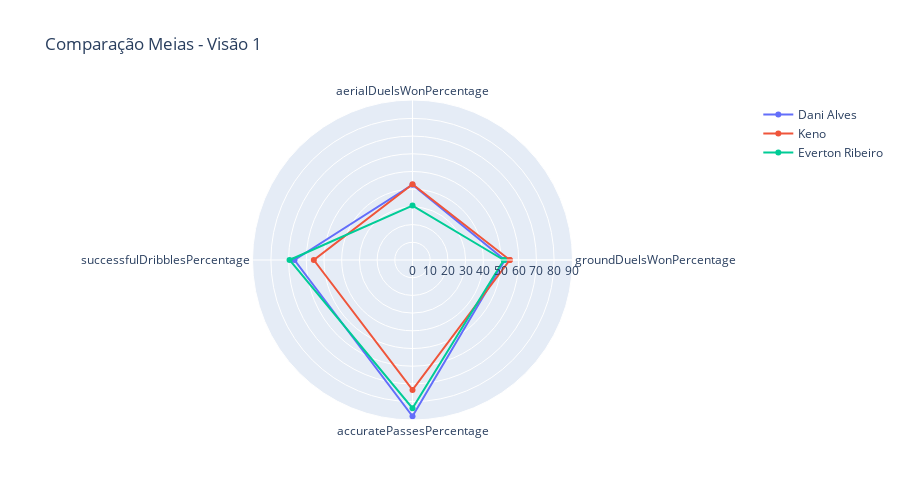

Notebook code for this chart:
### Code cell
categories = labelsmf1[1:]
categories = [*categories, categories[0]]

players = df_meias2_vw1.values.tolist()

player_1 = players[0][1:]
player_1 = [*player_1, player_1[0]]
player_2 = players[1][1:]
player_2 = [*player_2, player_2[0]]
player_3 = players[2][1:]
player_3 = [*player_3, player_3[0]]

fig = go.Figure(
    data = [ go.Scatterpolar(r=player_1, theta = categories, name = players[0][0]),
             go.Scatterpolar(r=player_2, theta = categories, name = players[1][0]),
             go.Scatterpolar(r=player_3, theta = categories, name = players[2][0])],
    layout = go.Layout(
    autosize = False,
    width = 900,
    height = 500,
    title=go.layout.Title(text = 'Comparação Meias - Visão 1'),
    polar = {'radialaxis':{'visible':True}},
    showlegend = True)
)

pyo.iplot(fig)

### Figure 1 — Plotly figure (JSON) as saved in the notebook; plotly's stock layout.template omitted (floating-point values rounded to 4 significant figures)
{"data": [{"name": "Dani Alves", "r": [52.17, 42.5, 66.67, 88.28, 52.17], "theta": ["groundDuelsWonPercentage", "aerialDuelsWonPercentage", "successfulDribblesPercentage", "accuratePassesPercentage", "groundDuelsWonPercentage"], "type": "scatterpolar"}, {"name": "Keno", "r": [54.97, 42.86, 55.74, 73.4, 54.97], "theta": ["groundDuelsWonPercentage", "aerialDuelsWonPercentage", "successfulDribblesPercentage", "accuratePassesPercentage", "groundDuelsWonPercentage"], "type": "scatterpolar"}, {"name": "Everton Ribeiro", "r": [51.56, 30.77, 69.47, 83.75, 51.56], "theta": ["groundDuelsWonPercentage", "aerialDuelsWonPercentage", "successfulDribblesPercentage", "accuratePassesPercentage", "groundDuelsWonPercentage"], "type": "scatterpolar"}], "layout": {"autosize": false, "height": 500, "polar": {"radialaxis": {"visible": true}}, "showlegend": true, "title": {"text": "Comparação Meias - Visão 1"}, "width": 900}}
